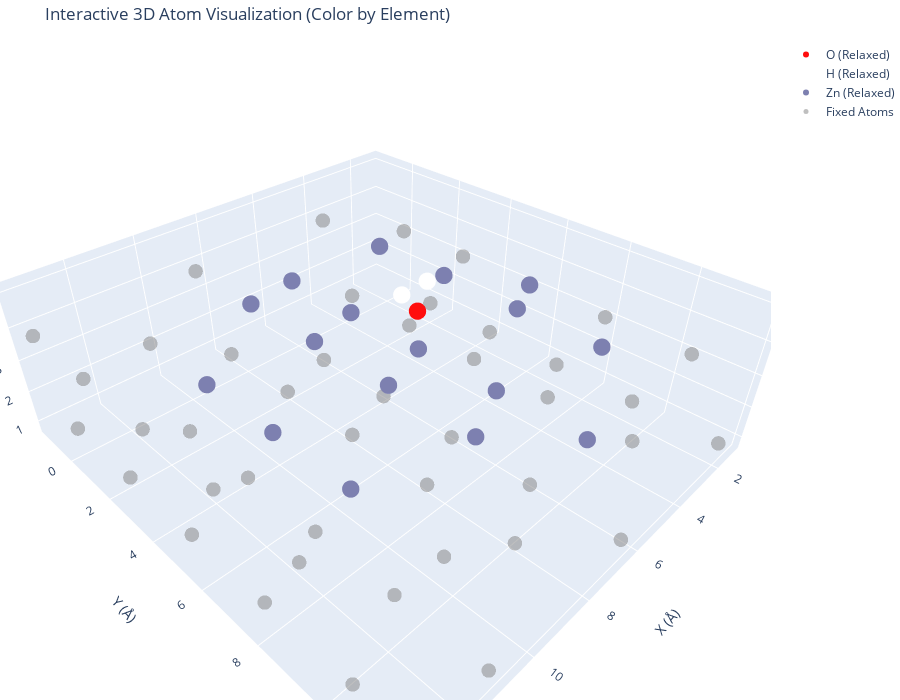

Notebook code cell kept with this figure:
### Markdown cell above
## 고정된 분자 시각화 plotly

### Code cell
import numpy as np
import plotly.graph_objects as go
import json

# ATOMIC_POSITIONS 파일 입력
input_file = output_file

# 원소 색상 파일 불러오기
with open("element_colors.json", "r") as f:
    element_colors = json.load(f)

# 원자 데이터 저장 리스트
elements = []
coordinates = []
relax_flags = []

# 파일 읽기
with open(input_file, "r") as f:
    lines = f.readlines()

for line in lines:
    split_line = line.strip().split()
    
    # 7개 값이 있어야 정상적인 원자 데이터로 간주
    if len(split_line) == 7:
        element, x, y, z, rx, ry, rz = split_line
        coordinates.append([float(x), float(y), float(z)])
        elements.append(element)
        relax_flags.append([int(rx), int(ry), int(rz)])

# numpy 배열 변환
coordinates = np.array(coordinates)
relax_flags = np.array(relax_flags)

# Relax 여부 판단 (모든 좌표에서 1 1 1인 경우 Relax로 분류)
is_relaxed = np.all(relax_flags == [1, 1, 1], axis=1)

# 3D 시각화
fig = go.Figure()

# Relaxed 원자 (원소별 색상)
for element in set(elements):  # 중복 없이 원소 리스트 추출
    element_mask = (np.array(elements) == element) & is_relaxed  # 해당 원소 & Relax된 원자만 선택
    if np.any(element_mask):  # 존재하는 경우만 추가
        fig.add_trace(go.Scatter3d(
            x=coordinates[element_mask, 0],
            y=coordinates[element_mask, 1],
            z=coordinates[element_mask, 2],
            mode='markers',
            marker=dict(size=6, color=element_colors.get(element, "black"), opacity=1.0),
            name=f"{element} (Relaxed)"
        ))

# Fixed 원자 (회색)
fig.add_trace(go.Scatter3d(
    x=coordinates[~is_relaxed, 0], 
    y=coordinates[~is_relaxed, 1], 
    z=coordinates[~is_relaxed, 2],
    mode='markers', marker=dict(size=5, color='gray', opacity=0.5),
    name="Fixed Atoms"
))

# 3D 레이아웃 설정
fig.update_layout(
    title="Interactive 3D Atom Visualization (Color by Element)",
    scene=dict(
        xaxis_title="X (Å)",
        yaxis_title="Y (Å)",
        zaxis_title="Z (Å)",
    ),
    margin=dict(l=0, r=0, b=0, t=40),
    height=700
)

# 인터랙티브 플롯 출력
fig.show()

### Figure 1 — Plotly figure (JSON) as saved in the notebook; plotly's stock layout.template omitted (floating-point values rounded to 4 significant figures)
{"data": [{"marker": {"color": "#FF0D0D", "opacity": 1, "size": 6}, "mode": "markers", "name": "O (Relaxed)", "type": "scatter3d", "x": [6.38], "y": [5.423], "z": [4.386]}, {"marker": {"color": "#FFFFFF", "opacity": 1, "size": 6}, "mode": "markers", "name": "H (Relaxed)", "type": "scatter3d", "x": [5.589, 7.007], "y": [5.012, 5.47], "z": [4.769, 5.125]}, {"marker": {"color": "#7D80B0", "opacity": 1, "size": 6}, "mode": "markers", "name": "Zn (Relaxed)", "type": "scatter3d", "x": [1.218, 6.091, 6.091, 6.091, 6.091, 6.091, 10.96, 10.96, 10.96, 3.655, 3.655, 3.655, 3.655, 8.528, 8.528, 8.528, 8.528], "y": [5.229, -8e-06, 2.614, 5.229, 7.843, 10.46, 2.614, 5.229, 7.843, 1.307, 3.922, 6.536, 9.15, 1.307, 3.922, 6.536, 9.15], "z": [3.019, 3.019, 3.019, 3.019, 3.019, 3.019, 3.019, 3.019, 3.019, 3.773, 3.773, 3.773, 3.773, 3.773, 3.773, 3.773, 3.773]}, {"marker": {"color": "gray", "opacity": 0.5, "size": 5}, "mode": "markers", "name": "Fixed Atoms", "type": "scatter3d", "x": [1.218, 1.218, 1.218, 1.218, 1.218, 6.091, 6.091, 6.091, 6.091, 6.091, 10.96, 10.96, 10.96, 10.96, 10.96, 1.218, 1.218, 1.218, 1.218, 10.96, 10.96, 3.655, 3.655, 3.655, 3.655, 3.655, 8.528, 8.528, 8.528, 8.528, 8.528, 13.4, 13.4, 13.4, 13.4, 13.4, 3.655, 8.528, 13.4, 13.4, 13.4, 13.4, 13.4], "y": [1.307, 3.922, 6.536, 9.15, 11.76, 1.307, 3.922, 6.536, 9.15, 11.76, 1.307, 3.922, 6.536, 9.15, 11.76, -8e-06, 2.614, 7.843, 10.46, -8e-06, 10.46, 1e-05, 2.614, 5.229, 7.843, 10.46, 1e-05, 2.614, 5.229, 7.843, 10.46, 1e-05, 2.614, 5.229, 7.843, 10.46, -1.307, -1.307, -1.307, 1.307, 3.922, 6.536, 9.15], "z": [0.7547, 0.7547, 0.7547, 0.7547, 0.7547, 0.7547, 0.7547, 0.7547, 0.7547, 0.7547, 0.7547, 0.7547, 0.7547, 0.7547, 0.7547, 3.019, 3.019, 3.019, 3.019, 3.019, 3.019, 1.509, 1.509, 1.509, 1.509, 1.509, 1.509, 1.509, 1.509, 1.509, 1.509, 1.509, 1.509, 1.509, 1.509, 1.509, 3.773, 3.773, 3.773, 3.773, 3.773, 3.773, 3.773]}], "layout": {"height": 700, "margin": {"b": 0, "l": 0, "r": 0, "t": 40}, "scene": {"xaxis": {"title": {"text": "X (Å)"}}, "yaxis": {"title": {"text": "Y (Å)"}}, "zaxis": {"title": {"text": "Z (Å)"}}}, "title": {"text": "Interactive 3D Atom Visualization (Color by Element)"}}}
